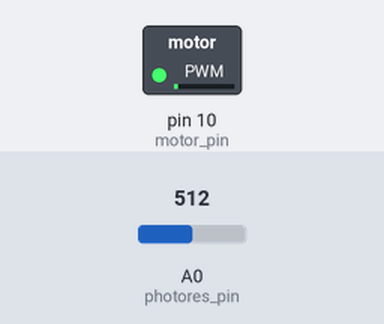
Simulated run of this sketch. Board: Arduino Uno, built with avr-gcc and run on an emulated ATmega328P. Parts: switched loads named in the sketch (green lamp = pin HIGH). Inputs (shaded band) come from the test bench; at power-on: A0 (photores_pin) = 512. What the sketch prints to the serial monitor is not drawn.

Above: at 2.2 s.
2.3 s: A0 (photores_pin) set to 716
At 2.9 s:
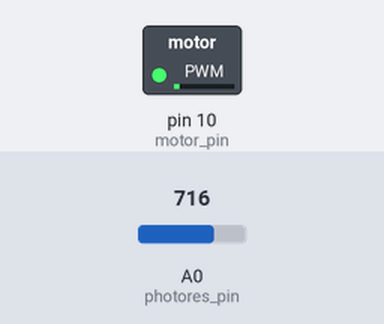
3.8 s: A0 (photores_pin) set to 306
At 5.2 s:
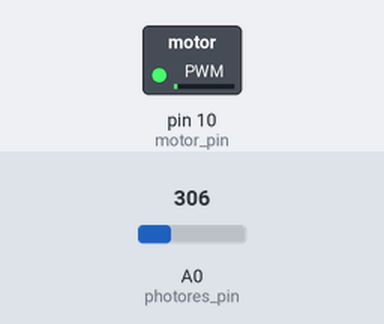
Timing chart, 0 to 6.8 s (numbered marks = the images above; inputs shaded):
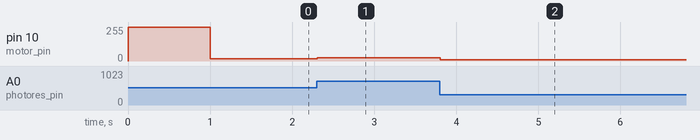

The sketch:

arduino_conception.ino
```cpp
// Pin utilisé pour controler le transistor du moteur
int motor_pin = 10;
// Pin utilisé pour mesurer la résistance de la photoresistance
int photores_pin = A0;
// Variable utilisée pour enregistré la résistance de la photoresistance
int light_value;
// Variable utilisé pour enregistrer la vitesse du moteur
int v_motor;

// Partie du code qui se lance une fois lorsque l'arduino boot
void setup() {
  // On met la pin control moteur en sortie et la pin photoresistance en mode entrée
  pinMode(motor_pin, OUTPUT);
  pinMode(photores_pin, INPUT);
  // On initie la console sur la fréquence 9600
  Serial.begin(9600);
  // On lance le moteur à 100% pour lancer son inertie
  analogWrite(motor_pin, 255);
  delay(1000);
}

// Partie du code qui se répète à l'infini
void loop() {
  // Lis la résistance de la photorésistance
  light_value = analogRead(photores_pin);
  // Assigne la variable de la vitesse du moteur selon l'échelle qui nous intéresse en fonction de la
  // valeur de la résistance de la photorésistance
  v_motor = map(light_value, 0, 1023, 0, 33);
  // v_motor a 23 = 495 rpm et v_motor a 5 = 200 rpm. L'échelle se rend plus que ces valeurs pour augmenter
  // la variation (photorésistance se rend rarement aux extrêmes). Cependant, on ne veut pas que le moteur
  // dépasse ces vitesses, donc on les limites.
  if (v_motor > 23){
    v_motor = 23;
  } else if (v_motor < 5){
    v_motor = 5;
  }
  // On imprime la vitesse du moteur à la console
  Serial.println(v_motor);
  // On envoie la vitesse demandée au moteur
  analogWrite(motor_pin, v_motor);
}
```

Measured:
- after the input at 2.3 s, pin 10 (motor_pin): 16/255 → 23/255 at once
- after the input at 3.8 s, pin 10 (motor_pin): 23/255 → 9/255 at once
